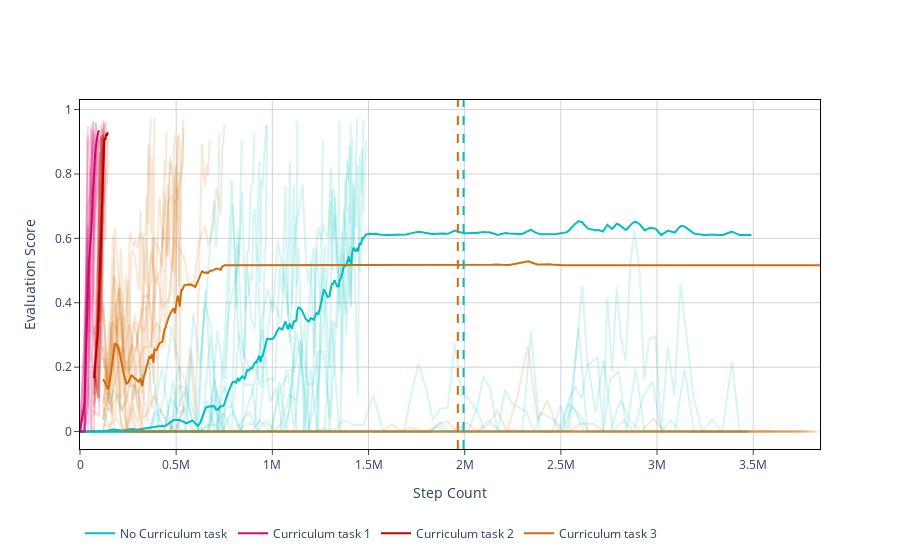

Source (notebook cell):
### Code cell
vis.plot_trajectories(
    [dqn_stats_nocurr, dqn_stats_curr],
    time_domain='steps',
    task_trace_start='mean',
    show_run_traces=True,
    show_stop_time=True,
)
